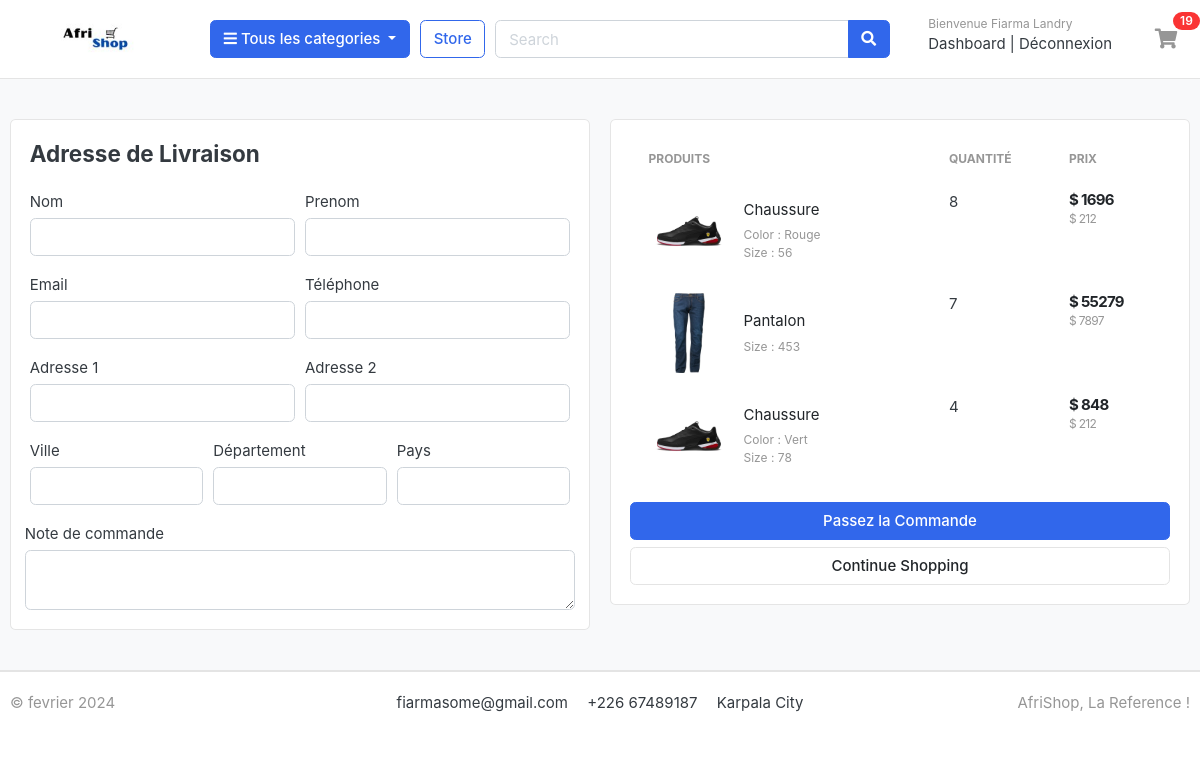
The app's page /cart/checkout/ (signed in) with its own data.
### accounts/models.py (models this page shows, shortened)
class Account(AbstractBaseUser):
	nom = models.CharField(max_length=50)
	prenom = models.CharField(max_length=50)
	username = models.CharField(max_length=50, unique=True)
	email = models.EmailField(max_length=100, unique=True)
	phone_number = models.CharField(max_length=50)
	date_joined = models.DateTimeField(auto_now_add=True)
	last_login = models.DateTimeField(auto_now_add=True)
	is_admin = models.BooleanField(default=False)
	is_active = models.BooleanField(default=False)
	is_superadmin = models.BooleanField(default=False)
	is_staff = models.BooleanField(default=False)
	USERNAME_FIELD = 'email'
	REQUIRED_FIELDS = ['username', 'nom', 'prenom']
	objects = MyAccountManager()

### carts/models.py (models this page shows, shortened)
class CartItem(models.Model):
    user = models.ForeignKey(Account, on_delete=models.CASCADE, null=True)# Pour lier chq panier  a un compte utilisateur
    product= models.ForeignKey(Product, on_delete=models.CASCADE) # cle secondaire faisant reference au produit
    variations = models.ManyToManyField(Variation, blank=True)
    cart = models.ForeignKey(Cart, on_delete=models.CASCADE, null=True)
    quantity = models.IntegerField()
    is_active = models.BooleanField(default=True) # pour dire si le produit est pris ou pas
    def sub_total(self):
        return self.product.price * self.quantity

### store/models.py (models this page shows, shortened)
class Product(models.Model):
    product_name =models.CharField(max_length=200, unique= True)
    slug =models.SlugField(max_length=200, unique= True)
    description = models.TextField(max_length=1000, blank= True)
    images = models.ImageField(upload_to='photos/products')
    price = models.IntegerField()
    stock = models.IntegerField()
    is_available =models.BooleanField(default=True)
    category = models.ForeignKey(Category, on_delete=models.CASCADE)
    create_date = models.DateTimeField(auto_now_add = True)
    modified_date = models.DateTimeField(auto_now=True)
    class Meta:
        verbose_name= 'product'
        verbose_name_plural = 'products'
    def get_url(self):
        return reverse('product_detail', args=[self.category.slug, self.slug])

class Variation(models.Model):
    product = models.ForeignKey(Product, on_delete=models.CASCADE)
    variation_category = models.CharField(max_length=200, choices=variation_category_choice)
    variation_value = models.CharField(max_length=200)
    is_active = models.BooleanField(default=True)
    created_date = models.DateTimeField(auto_now=True)
    objects =VariationManager()

### carts/views.py (the view)
# urls.py: path('checkout/', views.checkout, name='checkout'),
@login_required(login_url='login') # il faut etre connecter pour voir le detail
def checkout(request, total=0, quantity=0, cart_items=None):
	try:
		tax = 0
		grand_total = 0
		if request.user.is_authenticated:# on veriifie si lutilisateur est authentifie
			cart_items = CartItem.objects.filter(user=request.user, is_active=True) # on filtre les articles
		else:
			cart = Cart.objects.get(cart_id=_cart_id(request))
			cart_items = CartItem.objects.filter(cart=cart, is_active=True)
		for cart_item in cart_items:
			total += (cart_item.product.price * cart_item.quantity)
			quantity += cart_item.quantity
		tax = (2 * total)/100
		grand_total = total + tax
	except ObjectDoesNotExist:
		pass
	context = {
		'tax': tax,
		'quantity': quantity,
		'total': total,
		'cart_items': cart_items,
		'grand_total':grand_total,
	}
	return render(request, 'store/checkout.html', context)

### carts/context_processors.py (called while the page is built)
def counter(request):
    cart_count = 0 # initialisation  de la varible
    if 'admin' in request.path:
        return {}
    else:
        try:
            cart = Cart.objects.filter(cart_id=_cart_id(request))
            if request.user.is_authenticated: # si l'utilisateur est authentifie
                cart_items = CartItem.objects.all().filter(user=request.user) # on filtre les articles de l'utilisateur connecte
            else:
                cart_items = CartItem.objects.all().filter(cart=cart[:1])
            for cart_item in cart_items:
                cart_count +=cart_item.quantity
        except Cart.DoesNotExist:
            cart_count = 0
        return dict(cart_count=cart_count)

### carts/views.py (called while the page is built)
def _cart_id(request):
    cart = request.session.session_key
    if not cart:
        cart = request.session.create()
    return cart

### category/context_processor.py (called while the page is built)
def menu_links(request):
    links = Category.objects.all()
    return dict(links=links)

### category/models.py (called while the page is built)
    def get_url(self):
	    return reverse('products_by_category', args=[self.slug])

### templates/store/checkout.html (shortened to what this page needs)
{% extends 'base.html' %}
{% load static %}
{% block content %}
<section class="section-content padding-y bg">
<div class="container">
<div class="row">
	<aside class="col-lg-6">
<div class="card">
<div class="card-body">
	<h4 class="card-title mb-4">Adresse de Livraison</h4>
	<form action="{% url 'place_order' %}" method="POST">
		<div class="form-row">
			<div class="col form-group">
				<label for="">Nom</label>
				<input type="text" name="nom" class="form-control" required>
			</div>
			<div class="col form-group">
				<label for="">Prenom</label>
				<input type="text" name="prenom" class="form-control" required>
			</div>
		</div>
		<div class="form-row">
			<div class="col form-group">
				<label for="">Email</label>
				<input type="email" name="email" class="form-control" required>
			</div>
			<div class="col form-group">
				<label for="">Téléphone</label>
				<input type="text" name="phone" class="form-control" required>
			</div>
		</div>
		<div class="form-row">
			<div class="col form-group">
				<label for="">Adresse 1</label>
				<input type="text" name="address_line_1" class="form-control" required>
			</div>
			<div class="col form-group">
				<label for="">Adresse 2</label>
				<input type="text" name="address_line_2" class="form-control">
			</div>
		</div>
		<div class="form-row">
			<div class="col form-group">
				<label for="">Ville</label>
				<input type="text" name="city" class="form-control" required>
			</div>
			<div class="col form-group">
				<label for="">Département</label>
				<input type="text" name="state" class="form-control">
			</div>
			<div class="col form-group">
				<label for=""> Pays </label>
				<input type="text" name="country" class="form-control">
			</div>
		</div>
		<div class="form-row">
				<label for="">Note de commande</label>
				<textarea name="order_note" rows="2" class="form-control"></textarea>
		</div>
</div>
</div>
</aside>
	<aside class="col-lg-6">
		<div class="card">
		<div class="card-body">
			<table class="table table-borderless table-shopping-cart">
<thead class="text-muted">
<tr class="small text-uppercase">
  <th scope="col">Produits</th>
  <th scope="col" width="120">Quantité</th>
  <th scope="col" width="120">Prix</th>
</tr>
</thead>
<tbody>
	{% for cart_item in cart_items %}
<tr>
	<td>
		<figure class="itemside align-items-center">
			<div class="aside"><img src="{{ cart_item.product.images.url }}" class="img-sm"></div>
			<figcaption class="info">
				<a href="{{ cart_item.product.get_url }}" class="title text-dark">{{ cart_item.product.product_name }}</a>
				<p class="text-muted small">
					{% if cart_item.variations.all %}
						{% for item in cart_item.variations.all %}
							{{item.variation_category | capfirst}} : {{item.variation_value | capfirst}} <br>
						{% endfor %}
					{% endif %}
				</p>
			</figcaption>
		</figure>
	</td>
	<td>
					<label for="">{{cart_item.quantity}}</label>
	</td>
	<td>
		<div class="price-wrap">
			<var class="price">$ {{ cart_item.sub_total }}</var>
			<small class="text-muted"> $ {{ cart_item.product.price }} </small>
		</div>
	</td>
</tr>
{% endfor %}
</tbody>
</table>
			<button type="submit" name="submit" class="btn btn-primary btn-block"> Passez la Commande </button>
			<a href="{% url 'store' %}" class="btn btn-light btn-block">Continue Shopping</a>
		</div>
		</div>
</aside>
</div>
</div>
</section>
{% endblock %}

### templates/includes/navbar.html (shortened to what this page needs)
    {% load static %}
<header class="section-header">
<section class="header-main border-bottom">
	<div class="container">
<div class="row align-items-center">
	<div class="col-lg-2 col-md-3 col-6">
		<a href="{% url 'home' %}" class="brand-wrap">
			<img class="logo" src="{% static './images/banners/logo.jpg' %}">
		</a>
	</div>
	<div class="col-lg col-sm col-md col-6 flex-grow-0">
		<div class="category-wrap dropdown d-inline-block float-right">
			<button type="button" class="btn btn-primary dropdown-toggle" data-toggle="dropdown">
				<i class="fa fa-bars"></i> Tous les categories
			</button>
		</div>
	</div>
	<a href="{% url 'store' %}" class="btn btn-outline-primary">Store</a>
	<div class="col-lg  col-md-6 col-sm-12 col">
		<form action="{% url 'search' %}" class="search" method="GET">
			<div class="input-group w-100">
			    <input type="text" class="form-control" style="width:60%;" placeholder="Search" name="keyword">
			    <div class="input-group-append">
			      <button class="btn btn-primary" type="submit">
			        <i class="fa fa-search"></i>
			      </button>
			    </div>
		    </div>
		</form>
	</div>
	<div class="col-lg-3 col-sm-6 col-8 order-2 order-lg-3">
				<div class="d-flex justify-content-end mb-3 mb-lg-0">
					{%  if user.id is None %}
					<div class="widget-header">
						<small class="title text-muted">Bienvenue invité</small>
						<div>
							<a href="{% url 'login' %}">Connexion</a> <span class="dark-transp"> | </span>
							<a href="{% url 'register' %}">S'enregistrer</a>
						</div>
					</div>
					{% else %}
					<div class="widget-header">
						<small class="title text-muted">Bienvenue {{user.prenom}}</small>
						<div>
							<a href="{% url 'dashboard' %}">Dashboard</a> <span class="dark-transp"> | </span>
							<a href="{% url 'logout' %}">Déconnexion</a>
						</div>
					</div>
					{% endif %}
					<a href="{% url 'cart' %}" class="widget-header pl-3 ml-3">
						<div class="icon icon-sm rounded-circle"><i class="fa fa-shopping-cart"></i></div>
						<span class="badge badge-pill badge-danger notify">{{cart_count}}</span>
					</a>
				</div>
			</div>
</div>
	</div>
</section>
</header>

### static/css/ui.css (style rules this page uses)
html { font-family: "Inter", sans-serif; font-size: 15px; }
.price-wrap { letter-spacing: -0.7px; }
.icon-xs, .icon-sm, .icon-md, .icon-lg { display: inline-block; text-align: center; flex-shrink: 0; flex-grow: 0; }
.icon-sm { width: 48px; height: 48px; line-height: 48px !important; font-size: 20px; }
.img-xs, .img-sm, .img-md, .img-lg { -o-object-fit: cover; object-fit: cover; flex-shrink: 0; flex-grow: 0; }
.img-sm { width: 80px; height: 80px; }
.padding-y { padding-top: 40px; padding-bottom: 40px; }
var { font-style: normal; }
figure { margin-bottom: 0; }
article:after, .form-group:after { display: block; clear: both; content: ""; }
.bg { background-color: #f8f9fa; }
p:last-child { margin-bottom: 0; }
.header-main { position: relative; padding-top: 1rem; padding-bottom: 1rem; }
.brand-wrap .logo, .navbar-brand .logo { margin-right: 7px; max-height: 42px; display: inline-block; }
.widget-header { display: inline-block; vertical-align: middle; position: relative; }
.widget-header a { color: #343a40; }
.widget-header i { color: #969696; }
.widget-header .title { display: block; }
.widget-header .notify { position: absolute; top: -3px; right: -10px; }
.btn-light { background-color: #fff; border-color: #e4e4e4; }
.itemside { position: relative; display: flex; width: 100%; }
.itemside .aside { position: relative; flex-shrink: 0; }
.itemside .info { padding-left: 15px; padding-right: 7px; }
.itemside p { margin-bottom: 0; }
.itemside .title { display: block; margin-bottom: 5px; color: #212529; }
.notify { position: absolute; top: -4px; right: -10px; display: inline-block; padding: 0.25em 0.6em; font-size: 12px; line-height: 1; text-align: center; border-radius: 3rem; color: #fff; background-color: #fa3434; }
.price { font-weight: 600; color: #212529; }
.table-shopping-cart.table td, .table-shopping-cart.table th { padding-left: 1.25rem; padding-right: 1.25rem; }
.table-shopping-cart .price-wrap { line-height: 1.2; }
.table-shopping-cart .price { font-weight: bold; margin-right: 5px; display: block; }
.btn-primary { color: red; }

### records on screen
Account: prenom "Fiarma Landry"
CartItem: product.images (picture), product.product_name "Chaussure", quantity "8", sub_total "1696", product.price "212"
Variation: variation_category "Color", variation_value "Rouge"
Variation: variation_category "Size", variation_value "56"
CartItem: product.images (picture), product.product_name "Pantalon", quantity "7", sub_total "55279", product.price "7897"
Variation: variation_category "Size", variation_value "453"
CartItem: product.images (picture), product.product_name "Chaussure", quantity "4", sub_total "848", product.price "212"
Variation: variation_category "Color", variation_value "Vert"
Variation: variation_category "Size", variation_value "78"

### other values on screen
{{ cart_count }} "19"
